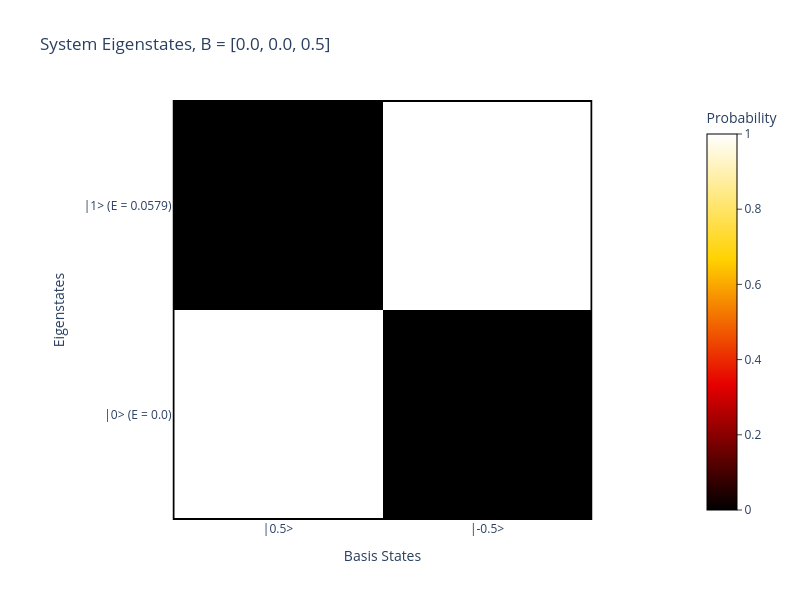

This figure's notebook cell:
### Markdown cell above
## One spin 1/2

We begin with a spin-1/2 in an external field. Then we look at the most important functions of Lindblad.py to understand the code structure. The expected eigenstates up and down are also displayed with `vis.plotEigenMatrix`.

### Code cell
# initialize SpinSys object with magnetic fields and temperature
spinsys1 = SpinSys([0.5])
spinsys1.B = np.array([0, 0, 0.5])  # T
spinsys1.BTip = np.array([0, 0, 0]) # T
spinsys1.T = 1    # K

# define tunneling parameters
spinsys1.G_ss = [2e-9]*spinsys1.NSpins  # S
spinsys1.G_St = 0.2e-9
spinsys1.G_tt = 1
spinsys1.V_DC = 0

# plot EigenMatrix
hamil.calcEigStates(spinsys1)
bath.calcLifetimes(spinsys1)
hamil.plotEigenMatrix(spinsys1);

# QUESTION tip polarization -> only relevant for rates when there is a current

### Figure 1 — Plotly figure (JSON) as saved in the notebook; plotly's stock layout.template omitted (floating-point values rounded to 4 significant figures)
{"data": [{"colorbar": {"outlinecolor": "black", "outlinewidth": 1, "ticks": "outside", "title": {"text": "Probability"}}, "colorscale": [[0, "rgb(0,0,0)"], [0.3333, "rgb(230,0,0)"], [0.6667, "rgb(255,210,0)"], [1, "rgb(255,255,255)"]], "hoverongaps": false, "type": "heatmap", "x": [0, 1], "y": [0, 1], "z": [[0, 1], [1, 0]], "zmax": 1, "zmin": 0}], "layout": {"height": 600, "paper_bgcolor": "white", "plot_bgcolor": "white", "shapes": [{"fillcolor": "rgba(0,0,0,0)", "line": {"color": "black", "width": 2}, "type": "rect", "x0": -0.5, "x1": 1.5, "xref": "x", "y0": -0.5, "y1": 1.5, "yref": "y"}], "title": {"text": "System Eigenstates, B = [0.0, 0.0, 0.5]"}, "width": 800, "xaxis": {"constrain": "domain", "tickmode": "array", "ticktext": ["|0.5>", "|-0.5>"], "tickvals": [0, 1], "title": {"text": "Basis States"}}, "yaxis": {"autorange": "reversed", "scaleanchor": "x", "scaleratio": 1, "tickmode": "array", "ticktext": ["|1> (E = 0.0579)", "|0> (E = 0.0)"], "tickvals": [0, 1], "title": {"text": "Eigenstates"}}}}
